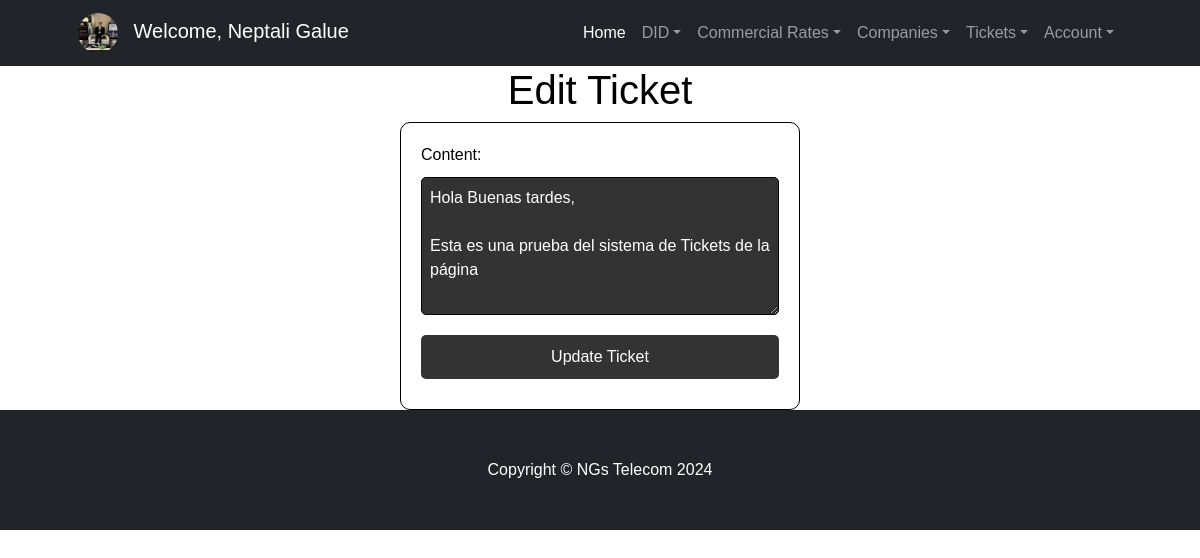
/DIDs/Ticket/Edit/1/ (signed in), run on the app's committed database.
### accounts/models.py (models this page shows, shortened)
class CustomUser(AbstractUser):
    email = models.EmailField(unique=True)
    is_technical = models.BooleanField(default=False)
    is_commercial = models.BooleanField(default=False)
    avatar = models.ImageField(upload_to='avatars/', null=True, blank=True)  # Nuevo campo para el avatar
    USERNAME_FIELD = 'username'
    REQUIRED_FIELDS = ['email', 'first_name', 'last_name']

### DIDs/models.py (models this page shows, shortened)
class TroubleTicket(models.Model):
    title = models.CharField(max_length=100)
    subtitle = models.CharField(max_length=255)
    content = models.TextField()
    created_at = models.DateTimeField(auto_now_add=True)
    author = models.ForeignKey(User, on_delete=models.CASCADE)

### DIDs/views.py (the view, shortened to what this page needs)
# urls.py: path('Ticket/Edit/<int:pk>/', EditTicketView.as_view(), name='edit_ticket'),
@method_decorator(login_required, name='dispatch')
@method_decorator(technical_or_commercial_or_superuser_required, name='dispatch')
class EditTicketView(LoginRequiredMixin, UserPassesTestMixin, UpdateView):
    model = TroubleTicket
    fields = ['content']
    template_name = 'dids/TicketEdit.html'
    context_object_name = 'ticket'
    def test_func(self):
        ticket = self.get_object()
        return self.request.user == ticket.author

### DIDs/templates/dids/TicketEdit.html (shortened to what this page needs)
{% extends "dids/inicio.html" %}
{% load static %}
{% block contenidoQueCambia %}
<!DOCTYPE html>
<html lang="en">
<head>
</head>
<body>
    <h1>Edit Ticket</h1>
    <form method="post">
        <label for="content">Content:</label>
        <textarea name="content" id="content" rows="5" required>{{ ticket.content }}</textarea>
        <input type="submit" value="Update Ticket">
    </form>
</body>
</html>
{% endblock %}

### DIDs/templates/dids/inicio.html (shortened to what this page needs)
{% load static %}
<!DOCTYPE html>
<html lang="en">
<head>
    <link href="https://cdn.jsdelivr.net/npm/bootstrap-icons@1.4.1/font/bootstrap-icons.css" rel="stylesheet" />
    <link href="css/styles.css" rel="stylesheet" />
    <link href="{% static 'dids/css/styles.css' %}" rel="stylesheet" />
</head>
<body>
    <nav class="navbar navbar-expand-lg navbar-dark bg-dark">
        <div class="container px-lg-5">
            {% if user.is_authenticated %}
                <div class="navbar-brand">
                    {% if user.avatar %}
                        <img src="{{ user.avatar.url }}" alt="Avatar" class="avatar" style="border-radius: 50%; width: 40px; height: 40px; margin-right: 10px;">
                    {% else %}
                        <img src="{% static 'default-avatar.png' %}" alt="Avatar" class="avatar" style="border-radius: 50%; width: 40px; height: 40px; margin-right: 10px;">
                    {% endif %}
                    Welcome, {{ user.first_name }} {{ user.last_name }}
                </div>
            {% else %}
                <a class="navbar-brand" href="#!">NGs Telecom</a>
            {% endif %}
            <div class="collapse navbar-collapse" id="navbarSupportedContent">
                <ul class="navbar-nav ms-auto mb-2 mb-lg-0">
                    <li class="nav-item">
                        <a class="nav-link active" aria-current="page" href="{% url 'Inicio' %}">Home</a>
                    </li>
                    {% if user.is_authenticated %}
                        {% if user.is_technical %}
                            <li class="nav-item dropdown">
                                <a class="nav-link dropdown-toggle" href="#" id="navbarDropdownDID" role="button" data-bs-toggle="dropdown"
                                    aria-expanded="false">DID</a>
                            </li>
                            <li class="nav-item dropdown">
                                <a class="nav-link dropdown-toggle" href="#" id="navbarDropdownRates" role="button" data-bs-toggle="dropdown"
                                    aria-expanded="false">Commercial Rates</a>
                            </li>
                            <li class="nav-item dropdown">
                                <a class="nav-link dropdown-toggle" href="#" id="navbarDropdownCompanies" role="button" data-bs-toggle="dropdown"
                                    aria-expanded="false">Companies</a>
                            </li>
                        {% endif %}
                        <li class="nav-item dropdown">
                            <a class="nav-link dropdown-toggle" href="#" id="navbarDropdownTickets" role="button" data-bs-toggle="dropdown"
                                aria-expanded="false">Tickets</a>
                        </li>
                        <li class="nav-item dropdown">
                            <a class="nav-link dropdown-toggle" href="#" id="navbarDropdownAccount" role="button" data-bs-toggle="dropdown"
                                aria-expanded="false">Account</a>
                        </li>
                    {% else %}
                        <li class="nav-item">
                            <a class="nav-link" href="{% url 'Login' %}">Sign In</a>
                        </li>
                    {% endif %}
                </ul>
            </div>
        </div>
    </nav>
    {% block contenidoQueCambia %}{% endblock %}
<footer class="py-5 bg-dark">
    <div class="container">
        <p class="m-0 text-center text-white">Copyright &copy; NGs Telecom 2024</p>
    </div>
</footer>
</body>
</html>

### DIDs/templates/dids/TicketEdit.html (style rules this page uses)
body { background-color: white; color: black; font-family: Arial, sans-serif; }
form { max-width: 400px; margin: 0 auto; padding: 20px; border: 1px solid black; border-radius: 10px; }
h1 { text-align: center; }
label, input, textarea { display: block; width: 100%; margin-bottom: 10px; }
textarea { padding: 8px; border-radius: 5px; border: 1px solid black; background-color: #333; color: white; }
input[type="submit"] { padding: 10px 20px; border: none; border-radius: 5px; background-color: #333; color: white; cursor: pointer; margin-top: 20px; }

### data on the page
CustomUser: avatar (picture), first_name "Neptali", last_name "Galue"
TroubleTicket: content "Hola Buenas tardes, Esta es una prueba del sistema de Tickets de la página"
